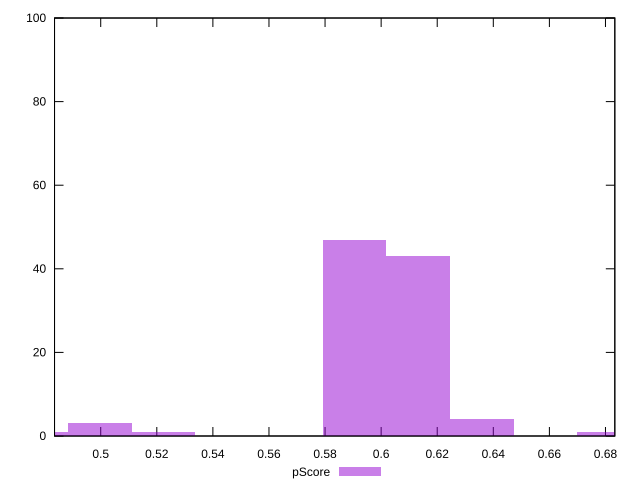

Recreate this plot in gnuplot.
reset

$pScore <<EOF
0.5905299153322577 47
0.6132426043834984 43
0.49967915912729505 3
0.6359552934347391 4
0.6813806715372205 1
0.5223918481785357 1
0.47696647007605436 1
EOF

set key outside below
set boxwidth 0.022712689051240683
set xrange [0.4835294117647059:0.6833333333333333]
set yrange [0:100]
set trange [0:100]
set style fill transparent solid 0.5 noborder
set terminal svg size 640, 490 enhanced background rgb 'white'
set output "report_00009_2021-02-08T22-37-41.559Z/uses-http2/samples/pages+cached+noadtech+nomedia/pScore/histogram.svg"

plot $pScore title "pScore" with boxes

reset
